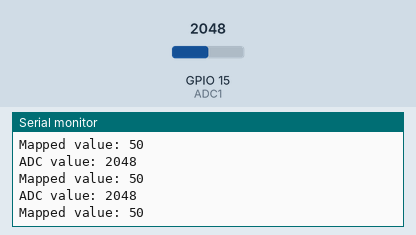
This program was run on a simulated ESP32. Shown: the last lines printed to the serial monitor. The test bench sets the inputs (shaded band); at power-on: GPIO 15 (ADC1) = 2048.

Above: at 1.3 s.
1.4 s: GPIO 15 (ADC1) set to 2866
At 1.9 s:
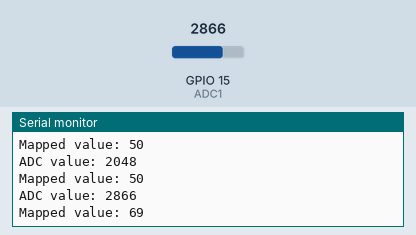
2.9 s: GPIO 15 (ADC1) set to 3603
At 3.4 s:
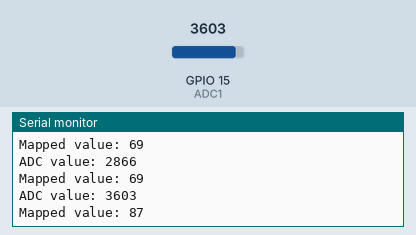
Timing chart, 0 to 5.9 s (numbered marks = the images above; inputs shaded):
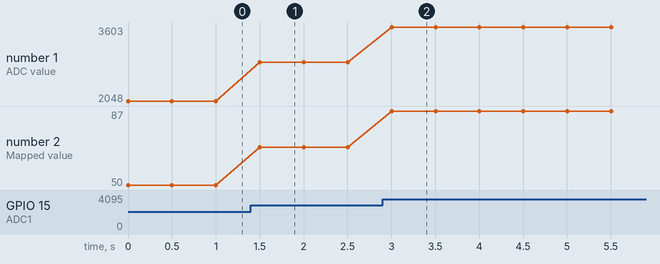

The program:

main.cpp
```cpp
#include <Arduino.h>

#define ADC1 15

void setup() {
  Serial.begin(115200);
  pinMode(ADC1, INPUT);
}

void loop() {
  int adcValue = analogRead(ADC1);
  int mappedValue = map(adcValue, 0, 4095, 0, 100);

  Serial.print("ADC value: ");
  Serial.println(adcValue);
  Serial.print("Mapped value: ");
  Serial.println(mappedValue);


  delay(500);
}
```

Measured:
- after the input at 1.4 s, the serial monitor: prints a new line after 0.10 s (image 1)
- after the input at 2.9 s, the serial monitor: prints a new line after 0.10 s (image 2)
- plotted number 1: 2048 → 2866 after the input at 1.4 s, 2866 → 3603 after the input at 2.9 s
- plotted number 2: 50 → 69 after the input at 1.4 s, 69 → 87 after the input at 2.9 s
